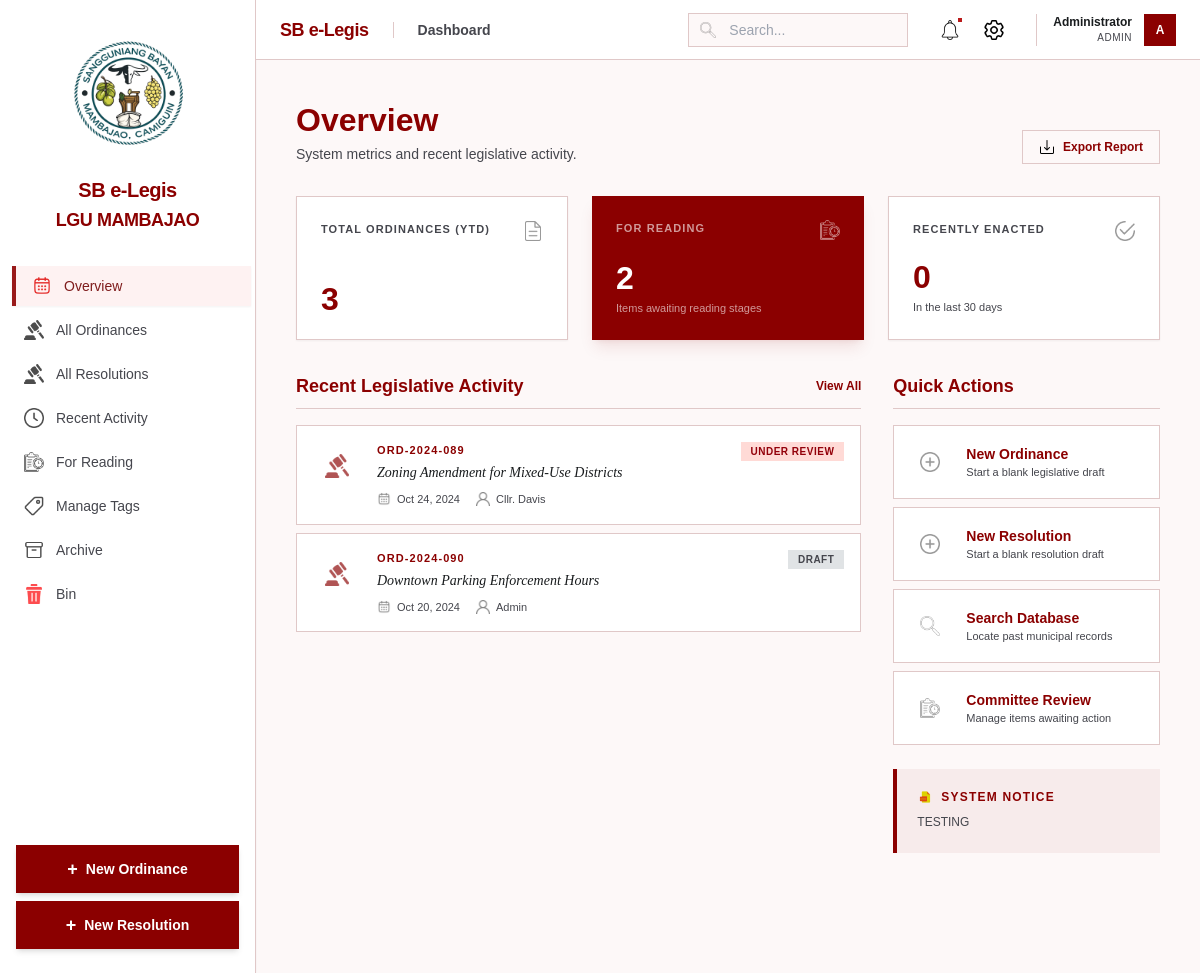
/index.php (signed in), run on the app's committed database.
### tables this page shows
CREATE TABLE IF NOT EXISTS ordinances (
    id INT AUTO_INCREMENT PRIMARY KEY,
    ordinance_number VARCHAR(50) NOT NULL UNIQUE,
    title VARCHAR(255) NOT NULL,
    description TEXT,
    date_enacted DATE NOT NULL,
    status ENUM('active', 'under_review', 'draft', 'amended', 'repealed') DEFAULT 'draft',
    department VARCHAR(100),
    main_author VARCHAR(100),
    soft_copy LONGTEXT,  
    hard_copy_path VARCHAR(255),  
    notes TEXT,
    created_at TIMESTAMP DEFAULT CURRENT_TIMESTAMP,
    updated_at TIMESTAMP DEFAULT CURRENT_TIMESTAMP ON UPDATE CURRENT_TIMESTAMP
);

### index.php (the view, shortened to what this page needs)
<?php
require_once 'includes/db.php';
$total_ordinances = $pdo->query("SELECT COUNT(*) FROM ordinances")->fetchColumn();
$pending_review = $pdo->query("SELECT COUNT(*) FROM ordinances WHERE status IN ('for_reading','under_review', 'draft', '1st_reading', '2nd_reading', '3rd_reading')")->fetchColumn();
$recently_enacted = $pdo->query("SELECT COUNT(*) FROM ordinances WHERE status = 'active' AND date_enacted >= DATE_SUB(NOW(), INTERVAL 30 DAY)")->fetchColumn();
$stmt = $pdo->query("SELECT o.*,
           GROUP_CONCAT(DISTINCT t.name SEPARATOR ', ') as tag_names,
           GROUP_CONCAT(DISTINCT t.color_theme SEPARATOR ', ') as tag_colors
    FROM ordinances o
    LEFT JOIN ordinance_tags ot ON o.id = ot.ordinance_id
    LEFT JOIN tags t ON ot.tag_id = t.id
    WHERE o.ordinance_number NOT LIKE 'RES-%'
    GROUP BY o.id
    ORDER BY o.date_enacted DESC
    LIMIT 5");
$recent_ordinances = $stmt->fetchAll();
include 'includes/header.php';
?>
<div class="space-y-8 pb-20">
    <div class="flex justify-between items-end">
        <div>
            <h1 class="text-[32px] font-bold text-navy leading-tight">Overview</h1>
            <p class="text-sm text-on-surface-variant mt-1">System metrics and recent legislative activity.</p>
        </div>
        <button
            class="px-4 py-2 border border-outline-variant rounded font-bold text-xs text-navy flex items-center gap-2 hover:bg-surface-container transition-all">
            <img src="assets/icons/download (2).png" class="w-4 h-4" alt="Export">
            Export Report
        </button>
    </div>
    <div class="grid grid-cols-1 md:grid-cols-3 gap-6">
        <div class="bg-white p-6 border border-outline-variant rounded-lg flex flex-col justify-between h-36 shadow-sm">
            <div class="flex justify-between items-start">
                <span class="text-[11px] font-bold uppercase tracking-widest text-on-surface-variant">Total Ordinances
                    (YTD)</span>
                <img src="assets/icons/paper.png" class="w-5 h-5 opacity-40" alt="Total">
            </div>
            <div class="flex items-baseline gap-2">
                <span
                    class="text-[32px] font-bold text-navy leading-none"><?php echo number_format($total_ordinances); ?></span>
            </div>
        </div>
        <div class="bg-navy p-6 rounded-lg flex flex-col justify-between h-36 shadow-lg shadow-navy/10">
            <div class="flex justify-between items-start">
                <span class="text-[11px] font-bold uppercase tracking-widest text-white opacity-60">For Reading</span>
                <img src="assets/icons/clipboard.png" class="w-5 h-5 icon-invert opacity-60" alt="Pending">
            </div>
            <div class="space-y-1">
                <span class="text-[32px] font-bold text-white leading-none"><?php echo $pending_review; ?></span>
                <p class="text-[11px] text-white opacity-60 font-medium">Items awaiting reading stages</p>
            </div>
        </div>
        <div class="bg-white p-6 border border-outline-variant rounded-lg flex flex-col justify-between h-36 shadow-sm">
            <div class="flex justify-between items-start">
                <span class="text-[11px] font-bold uppercase tracking-widest text-on-surface-variant">Recently
                    Enacted</span>
                <img src="assets/icons/checked.png" class="w-5 h-5 opacity-40" alt="Enacted">
            </div>
            <div class="space-y-1">
                <span class="text-[32px] font-bold text-navy leading-none"><?php echo $recently_enacted; ?></span>
                <p class="text-[11px] text-on-surface-variant font-medium">In the last 30 days</p>
            </div>
        </div>
    </div>
    <div class="grid grid-cols-1 lg:grid-cols-3 gap-8">
        <div class="lg:col-span-2 space-y-4">
            <div class="flex items-center justify-between border-b border-outline-variant pb-2">
                <h3 class="text-lg font-bold text-navy">Recent Legislative Activity</h3>
                <a href="database.php" class="text-xs font-bold text-navy hover:underline">View All</a>
            </div>
            <div class="space-y-2">
                <?php foreach ($recent_ordinances as $ord): ?>
                    <div onclick="window.location.href='view.php?id=<?php echo $ord['id']; ?>'"
                        class="bg-white p-4 border border-outline-variant rounded hover:border-navy transition-all cursor-pointer group flex gap-4">
                        <div class="w-12 h-12 bg-surface-container rounded flex items-center justify-center flex-shrink-0">
                            <img src="assets/icons/<?php echo $ord['status'] == 'active' ? 'checked.png' : 'mace.png'; ?>"
                                class="w-6 h-6 opacity-70 <?php echo $ord['status'] == 'active' ? '' : 'icon-navy'; ?>"
                                alt="Status">
                        </div>
                        <div class="flex-1 min-w-0">
                            <div class="flex justify-between items-start mb-0.5">
                                <span
                                    class="text-[11px] font-bold text-navy uppercase tracking-widest"><?php echo htmlspecialchars($ord['ordinance_number']); ?></span>
                                <span
                                    class="px-2.5 py-0.5 rounded-full text-[10px] font-bold uppercase tracking-wider <?php echo 'status-' . str_replace('_', '-', $ord['status']); ?>">
                                    <?php echo str_replace('_', ' ', $ord['status']); ?>
                                </span>
                            </div>
                            <h4 class="text-sm font-medium text-on-surface mb-2 font-doc italic truncate">
                                <?php echo htmlspecialchars($ord['title']); ?>
                            </h4>
                            <div class="flex items-center gap-4 text-[11px] text-on-surface-variant font-medium">
                                <span class="flex items-center gap-1.5"><img src="assets/icons/calendar.png"
                                        class="w-3.5 h-3.5 opacity-50">
                                    <?php echo date('M d, Y', strtotime($ord['date_enacted'])); ?></span>
                                <span class="flex items-center gap-1.5"><img src="assets/icons/user.png"
                                        class="w-3.5 h-3.5 opacity-50">
                                    <?php echo htmlspecialchars($ord['main_author']); ?></span>
                            </div>
                        </div>
                    </div>
                <?php endforeach; ?>
            </div>
        </div>
        <div class="space-y-6">
            <div class="space-y-4">
                <h3 class="text-lg font-bold text-navy border-b border-outline-variant pb-2">Quick Actions</h3>
                <div class="grid grid-cols-1 gap-2">
                    <a href="submit.php"
                        class="flex items-center gap-4 p-4 bg-white border border-outline-variant rounded hover:bg-[#191c1e] hover:bg-opacity-[0.03] transition-all group">
                        <div
                            class="w-10 h-10 bg-surface-container rounded flex items-center justify-center flex-shrink-0 transition-all">
                            <img src="assets/icons/add.png"
                                class="w-5 h-5 opacity-40 group-hover:opacity-100 transition-all" alt="Add">
                        </div>
                        <div>
                            <div class="text-sm font-bold text-navy">New Ordinance</div>
                            <div class="text-[11px] text-on-surface-variant">Start a blank legislative draft</div>
                        </div>
                    </a>
                    <a href="submit_resolution.php"
                        class="flex items-center gap-4 p-4 bg-white border border-outline-variant rounded hover:bg-[#191c1e] hover:bg-opacity-[0.03] transition-all group">
                        <div
                            class="w-10 h-10 bg-surface-container rounded flex items-center justify-center flex-shrink-0 transition-all">
                            <img src="assets/icons/add.png"
                                class="w-5 h-5 opacity-40 group-hover:opacity-100 transition-all" alt="Add">
                        </div>
                        <div>
                            <div class="text-sm font-bold text-navy">New Resolution</div>
                            <div class="text-[11px] text-on-surface-variant">Start a blank resolution draft</div>
                        </div>
                    </a>
                    <a href="database.php"
                        class="flex items-center gap-4 p-4 bg-white border border-outline-variant rounded hover:bg-[#191c1e] hover:bg-opacity-[0.03] transition-all group">
                        <div
                            class="w-10 h-10 bg-surface-container rounded flex items-center justify-center flex-shrink-0 transition-all">
                            <img src="assets/icons/glass.png"
                                class="w-5 h-5 opacity-40 group-hover:opacity-100 transition-all" alt="Search">
                        </div>
                        <div>
                            <div class="text-sm font-bold text-navy">Search Database</div>
                            <div class="text-[11px] text-on-surface-variant">Locate past municipal records</div>
                        </div>
                    </a>
                    <a href="pending.php"
                        class="flex items-center gap-4 p-4 bg-white border border-outline-variant rounded hover:bg-[#191c1e] hover:bg-opacity-[0.03] transition-all group">
                        <div
                            class="w-10 h-10 bg-surface-container rounded flex items-center justify-center flex-shrink-0 transition-all">
                            <img src="assets/icons/clipboard.png"
                                class="w-5 h-5 opacity-40 group-hover:opacity-100 transition-all" alt="Review">
                        </div>
                        <div>
                            <div class="text-sm font-bold text-navy">Committee Review</div>
                            <div class="text-[11px] text-on-surface-variant">Manage items awaiting action</div>
                        </div>
                    </a>
                </div>
            </div>
            <div class="bg-navy bg-opacity-5 p-5 border-l-4 border-navy rounded-r-lg">
                <div class="flex items-center gap-2 mb-2">
                    <img src="assets/icons/doc.png" class="w-4 h-4 icon-navy" alt="Notice">
                    <h4 class="text-xs font-bold text-navy uppercase tracking-widest">System Notice</h4>
                </div>
                <p class="text-xs text-on-surface-variant leading-relaxed font-medium">
                    TESTING
                </p>
            </div>
        </div>
    </div>
</div>

### includes/header.php (style rules this page uses)
.icon-invert { filter: brightness(0) invert(1); }
.icon-navy { filter: invert(12%) sepia(98%) saturate(3000%) hue-rotate(349deg) brightness(85%) contrast(105%); }
.status-under-review { background-color: #ffdad6; color: #93000a; }
.status-draft { background-color: #e0e3e5; color: #45464d; }

### data on the page
ordinances: ordinance_number "ORD-2024-089", status "UNDER REVIEW", title "Zoning Amendment for Mixed-Use Districts", date_enacted "Oct 24, 2024", main_author "Cllr. Davis"
ordinances: ordinance_number "ORD-2024-090", status "DRAFT", title "Downtown Parking Enforcement Hours", date_enacted "Oct 20, 2024", main_author "Admin"

### other printed values
$item['label'] "Overview"
$item['label'] "All Ordinances"
$item['label'] "All Resolutions"
$item['label'] "Recent Activity"
$item['label'] "For Reading"
$item['label'] "Manage Tags"
$item['label'] "Archive"
$item['label'] "Bin"
$page_title "Dashboard"
$_SESSION['full_name'] "Administrator"
$_SESSION['role'] "ADMIN"
substr($initials, 0, 2) "A"
$total_ordinances "3"
$pending_review "2"
$recently_enacted "0"
